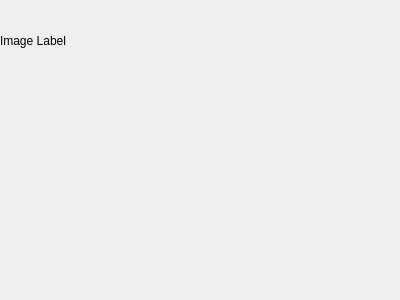
<?xml version="1.0" encoding="UTF-8"?>
<ui version="4.0">
 <class>FloatImageDialog</class>
 <widget class="QDialog" name="FloatImageDialog">
  <property name="geometry">
   <rect>
    <x>0</x>
    <y>0</y>
    <width>400</width>
    <height>300</height>
   </rect>
  </property>
  <property name="windowTitle">
   <string>Dialog</string>
  </property>
  <widget class="QLabel" name="imageLabel">
   <property name="geometry">
    <rect>
     <x>0</x>
     <y>0</y>
     <width>151</width>
     <height>81</height>
    </rect>
   </property>
   <property name="text">
    <string>Image Label</string>
   </property>
  </widget>
 </widget>
 <resources/>
 <connections/>
</ui>
